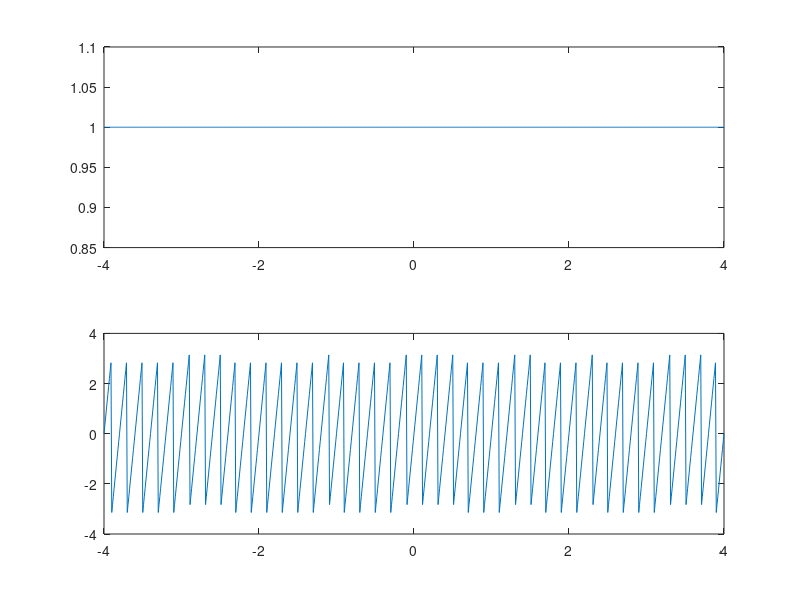

MATLAB code to generate this figure:
% complex exponential with f=5 Hz
% script file
t=-4:0.01:4;
y=exp(j*2*pi*5*t);
subplot(2,1,1);
plot(t,abs(y));
subplot(2,1,2);
plot(t,angle(y));
% phase is in radians and with in + or - pi
